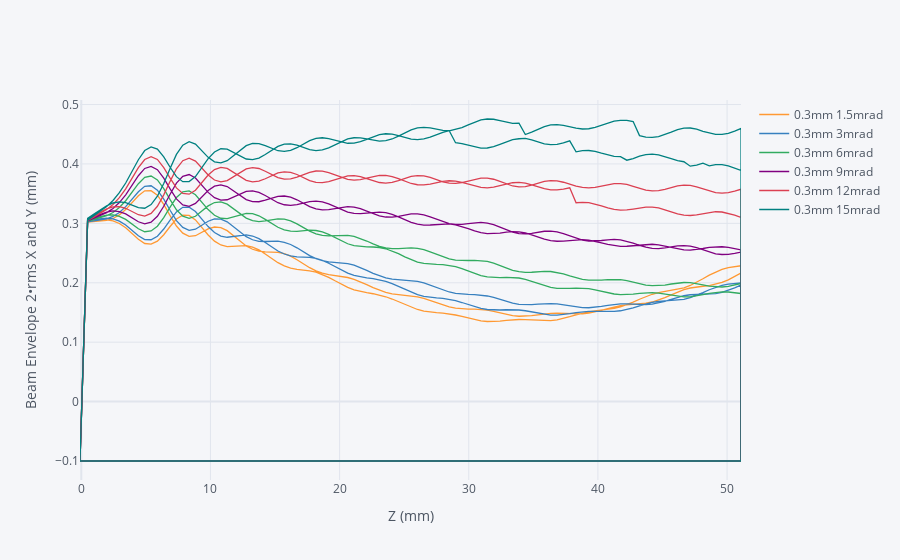

The code cell stored with this chart in its notebook:
### Code cell
result=result.rename(columns={'35.0_2rms': '0.3mm 9mrad','35.5_2rms': '0.3mm 6mrad','35.6_2rms': '0.3mm 3mrad','35.7_2rms':'0.3mm 1.5mrad','35.8_2rms': '0.3mm 12mrad','35.9_2rms': '0.3mm 15mrad'})
result.iplot(x=['35.0z'],y=['0.3mm 1.5mrad','0.3mm 3mrad','0.3mm 6mrad','0.3mm 9mrad','0.3mm 12mrad','0.3mm 15mrad'],xTitle="Z (mm)",yTitle="Beam Envelope 2•rms X and Y (mm)")

### Figure 1 — Plotly figure (JSON) as saved in the notebook; plotly's stock layout.template omitted (floating-point values rounded to 4 significant figures; data arrays with more than 128 entries replaced by an {"elided": "..."} marker saying what was removed)
{"data": [{"line": {"color": "rgba(255, 153, 51, 1.0)", "dash": "solid", "shape": "linear", "width": 1.3}, "mode": "lines", "name": "0.3mm 1.5mrad", "text": "", "type": "scatter", "x": {"elided": "212 float values"}, "y": {"elided": "212 float values"}}, {"line": {"color": "rgba(55, 128, 191, 1.0)", "dash": "solid", "shape": "linear", "width": 1.3}, "mode": "lines", "name": "0.3mm 3mrad", "text": "", "type": "scatter", "x": {"elided": "212 float values"}, "y": {"elided": "212 float values"}}, {"line": {"color": "rgba(50, 171, 96, 1.0)", "dash": "solid", "shape": "linear", "width": 1.3}, "mode": "lines", "name": "0.3mm 6mrad", "text": "", "type": "scatter", "x": {"elided": "212 float values"}, "y": {"elided": "212 float values"}}, {"line": {"color": "rgba(128, 0, 128, 1.0)", "dash": "solid", "shape": "linear", "width": 1.3}, "mode": "lines", "name": "0.3mm 9mrad", "text": "", "type": "scatter", "x": {"elided": "212 float values"}, "y": {"elided": "212 float values"}}, {"line": {"color": "rgba(219, 64, 82, 1.0)", "dash": "solid", "shape": "linear", "width": 1.3}, "mode": "lines", "name": "0.3mm 12mrad", "text": "", "type": "scatter", "x": {"elided": "212 float values"}, "y": {"elided": "212 float values"}}, {"line": {"color": "rgba(0, 128, 128, 1.0)", "dash": "solid", "shape": "linear", "width": 1.3}, "mode": "lines", "name": "0.3mm 15mrad", "text": "", "type": "scatter", "x": {"elided": "212 float values"}, "y": {"elided": "212 float values"}}], "layout": {"legend": {"bgcolor": "#F5F6F9", "font": {"color": "#4D5663"}}, "paper_bgcolor": "#F5F6F9", "plot_bgcolor": "#F5F6F9", "title": {"font": {"color": "#4D5663"}}, "xaxis": {"gridcolor": "#E1E5ED", "showgrid": true, "tickfont": {"color": "#4D5663"}, "title": {"font": {"color": "#4D5663"}, "text": "Z (mm)"}, "zerolinecolor": "#E1E5ED"}, "yaxis": {"gridcolor": "#E1E5ED", "showgrid": true, "tickfont": {"color": "#4D5663"}, "title": {"font": {"color": "#4D5663"}, "text": "Beam Envelope 2•rms X and Y (mm)"}, "zerolinecolor": "#E1E5ED"}}}
